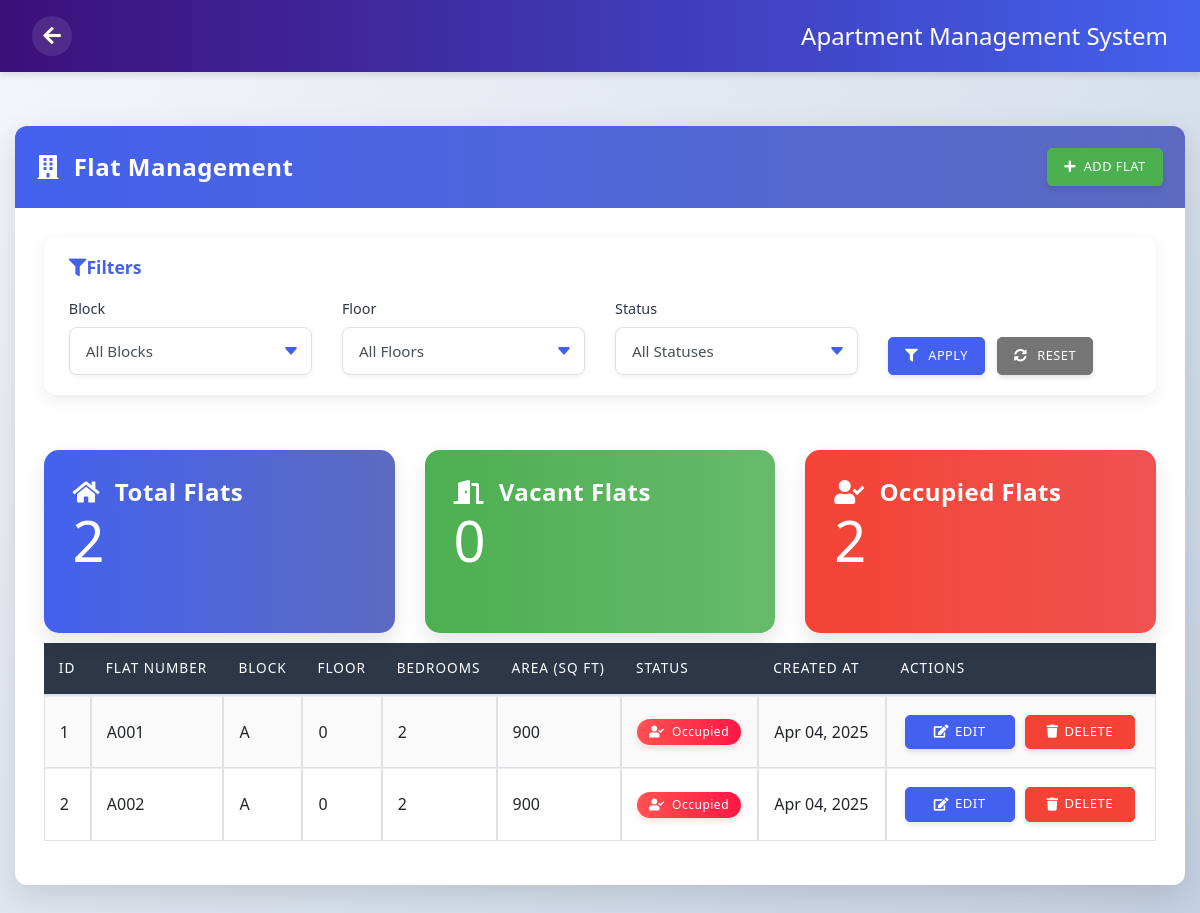
Screenshot of /admin_flat_list/ with the database file from the repository.
### app/models.py (models this page shows, shortened)
class Flat(models.Model):
    flat_number = models.CharField(max_length=20, unique=True)
    floor = models.IntegerField()
    block = models.CharField(max_length=10, blank=True, null=True)
    square_footage = models.PositiveIntegerField(blank=True, null=True)
    bedrooms = models.PositiveIntegerField(default=1)
    is_occupied = models.BooleanField(default=False)
    created_at = models.DateTimeField(auto_now_add=True)
    updated_at = models.DateTimeField(auto_now=True)
    class Meta:
        ordering = ['block', 'floor', 'flat_number']

### app/views.py (the view)
# urls.py: path('admin_flat_list/', views.admin_flat_list, name='admin_flat_list'),
def admin_flat_list(request):
    flats = Flat.objects.all().order_by('block', 'floor', 'flat_number')
    block_filter = request.GET.get('block')
    floor_filter = request.GET.get('floor')
    occupancy_filter = request.GET.get('occupancy')
    if block_filter:
        flats = flats.filter(block=block_filter)
    if floor_filter:
        flats = flats.filter(floor=floor_filter)
    if occupancy_filter:
        if occupancy_filter == 'occupied':
            flats = flats.filter(is_occupied=True)
        elif occupancy_filter == 'vacant':
            flats = flats.filter(is_occupied=False)
    total_flats = flats.count()
    vacant_flats_count = flats.filter(is_occupied=False).count()
    occupied_flats_count = flats.filter(is_occupied=True).count()
    blocks = Flat.objects.exclude(block__isnull=True).values_list('block', flat=True).distinct().order_by('block')
    floors = Flat.objects.values_list('floor', flat=True).distinct().order_by('floor')
    context = {
        'flats': flats,
        'blocks': blocks,
        'floors': floors,
        'current_block': block_filter,
        'current_floor': floor_filter,
        'current_occupancy': occupancy_filter,
        'total_flats': total_flats,
        'vacant_flats_count': vacant_flats_count,
        'occupied_flats_count': occupied_flats_count,
    }
    return render(request, 'admin_flat_list.html', context)

### app/templates/admin_flat_list.html (shortened to what this page needs)
{% load static %}
<!DOCTYPE html>
<html lang="en">
<head>
    <link rel="stylesheet" href="https://cdnjs.cloudflare.com/ajax/libs/bootstrap/4.6.0/css/bootstrap.min.css">
    <link rel="stylesheet" href="https://cdnjs.cloudflare.com/ajax/libs/font-awesome/5.15.4/css/all.min.css">
    <link rel="stylesheet" href="https://cdnjs.cloudflare.com/ajax/libs/datatables/1.10.21/css/dataTables.bootstrap4.min.css">
</head>
<body>
    <nav class="navbar">
        <a href="/admin_home/" class="back-btn">
            <i class="fas fa-arrow-left"></i>
        </a>
        <h4 class="text-white mb-0 ml-2">Apartment Management System</h4>
    </nav>
    <div class="container-fluid py-4">
        <div class="row">
            <div class="col-12">
                <div class="card fade-in">
                    <div class="card-header">
                        <h4 class="card-title">
                            <i class="fas fa-building mr-2"></i>
                            Flat Management
                        </h4>
                        <div class="header-actions">
                            <a href="{% url 'admin_add_flat' %}" class="btn btn-success add-btn">
                                <i class="fas fa-plus mr-1"></i> Add Flat
                            </a>
                        </div>
                    </div>
                    <div class="card-body">
                        <div class="filter-section">
                            <h5 class="filter-title"><i class="fas fa-filter"></i> Filters</h5>
                            <form method="get" class="row">
                                <div class="col-md-3">
                                    <label for="block-filter">Block</label>
                                    <select id="block-filter" name="block" class="form-control">
                                        <option value="">All Blocks</option>
                                    </select>
                                </div>
                                <div class="col-md-3">
                                    <label for="floor-filter">Floor</label>
                                    <select id="floor-filter" name="floor" class="form-control">
                                        <option value="">All Floors</option>
                                    </select>
                                </div>
                                <div class="col-md-3">
                                    <label for="status-filter">Status</label>
                                    <select id="status-filter" name="occupancy" class="form-control">
                                        <option value="">All Statuses</option>
                                    </select>
                                </div>
                                <div class="col-md-3 d-flex align-items-end">
                                    <div class="filter-buttons w-100">
                                        <button type="submit" class="btn btn-primary mr-2">
                                            <i class="fas fa-filter"></i> Apply
                                        </button>
                                        <a href="{% url 'admin_flat_list' %}" class="btn btn-secondary">
                                            <i class="fas fa-sync-alt"></i> Reset
                                        </a>
                                    </div>
                                </div>
                            </form>
                        </div>
                        <div class="row mb-4">
                            <div class="col-md-4 mb-3">
                                <div class="card status-card" style="background: linear-gradient(to right, var(--primary-color), #5c6bc0);">
                                    <div class="card-body">
                                        <h5 class="card-title">
                                            <i class="fas fa-home mr-2"></i>
                                            Total Flats
                                        </h5>
                                        <p class="card-text display-4">{{ total_flats }}</p>
                                    </div>
                                </div>
                            </div>
                            <div class="col-md-4 mb-3">
                                <div class="card status-card" style="background: linear-gradient(to right, var(--success-color), #66bb6a);">
                                    <div class="card-body">
                                        <h5 class="card-title">
                                            <i class="fas fa-door-open mr-2"></i>
                                            Vacant Flats
                                        </h5>
                                        <p class="card-text display-4">{{ vacant_flats_count }}</p>
                                    </div>
                                </div>
                            </div>
                            <div class="col-md-4 mb-3">
                                <div class="card status-card" style="background: linear-gradient(to right, var(--danger-color), #ef5350);">
                                    <div class="card-body">
                                        <h5 class="card-title">
                                            <i class="fas fa-user-check mr-2"></i>
                                            Occupied Flats
                                        </h5>
                                        <p class="card-text display-4">{{ occupied_flats_count }}</p>
                                    </div>
                                </div>
                            </div>
                        </div>
                        <div class="table-responsive">
                            <table class="table table-striped table-bordered">
                                <thead>
                                    <tr>
                                        <th>ID</th>
                                        <th>Flat Number</th>
                                        <th>Block</th>
                                        <th>Floor</th>
                                        <th>Bedrooms</th>
                                        <th>Area (sq ft)</th>
                                        <th>Status</th>
                                        <th>Created At</th>
                                        <th>Actions</th>
                                    </tr>
                                </thead>
                                <tbody>
                                    {% for flat in flats %}
                                    <tr>
                                        <td>{{ flat.id }}</td>
                                        <td>{{ flat.flat_number }}</td>
                                        <td>{{ flat.block|default:"-" }}</td>
                                        <td>{{ flat.floor }}</td>
                                        <td>{{ flat.bedrooms }}</td>
                                        <td>{{ flat.square_footage|default:"-" }}</td>
                                        <td>
                                            <span class="badge badge-{% if flat.is_occupied %}occupied{% else %}vacant{% endif %}">
                                                <i class="fas fa-{% if flat.is_occupied %}user-check{% else %}door-open{% endif %} mr-1"></i>
                                                {% if flat.is_occupied %}Occupied{% else %}Vacant{% endif %}
                                            </span>
                                        </td>
                                        <td>{{ flat.created_at|date:"M d, Y" }}</td>
                                        <td>
                                            <button type="button" class="btn btn-primary btn-sm action-btn" data-toggle="modal" data-target="#editModal{{ flat.id }}">
                                                <i class="fas fa-edit"></i> Edit
                                            </button>
                                            <button type="button" class="btn btn-danger btn-sm action-btn" data-toggle="modal" data-target="#deleteModal{{ flat.id }}">
                                                <i class="fas fa-trash"></i> Delete
                                            </button>
                                        </td>
                                    </tr>
                                    {% endfor %}
                                </tbody>
                            </table>
                        </div>
                    </div>
                </div>
            </div>
        </div>
    </div>
</body>
</html>

### app/templates/admin_flat_list.html (style rules this page uses)
:root { --primary-color: #4361ee; --primary-dark: #3a56d4; --secondary-color: #ff6b6b; --dark-color: #2d3748; --light-color: #f8f9fa; --success-color: #4caf50; --danger-color: #f44336; --occupied-color: #ff5252; --vacant-color: #4caf50; --morning-shift: #43a047; --night-shift: #424242; --border-radius: 12px; --card-shadow: 0 10px 30px rgba(0, 0, 0, 0.12); --transition-speed: 0.3s; }
body { background: linear-gradient(135deg, #f5f7fa 0%, #c3cfe2 100%); font-family: 'Segoe UI', Tahoma, Geneva, Verdana, sans-serif; min-height: 100vh; padding-bottom: 60px; color: #444; }
.card { border-radius: var(--border-radius); box-shadow: var(--card-shadow); overflow: hidden; margin-top: 30px; border: none; transition: transform var(--transition-speed) ease, box-shadow var(--transition-speed) ease; }
.card-header { background: linear-gradient(to right, var(--primary-color), #5c6bc0); color: white; border-bottom: none; padding: 1.4rem; display: flex; justify-content: space-between; align-items: center; }
.card-title { margin-bottom: 0; font-weight: 600; letter-spacing: 0.5px; font-size: 1.5rem; }
.card-body { padding: 1.8rem; }
.table { border-collapse: separate; border-spacing: 0; width: 100%; }
.table th { background-color: var(--dark-color); color: white; font-weight: 500; border: none; padding: 15px; text-transform: uppercase; font-size: 0.85rem; letter-spacing: 1px; }
.table-striped tbody tr:nth-of-type(odd) { background-color: rgba(0, 0, 0, 0.02); }
.table td { vertical-align: middle; padding: 15px; border-top: 1px solid #eee; }
.btn { border-radius: 5px; font-weight: 500; text-transform: uppercase; font-size: 0.8rem; letter-spacing: 0.5px; transition: all var(--transition-speed); padding: 0.5rem 1rem; box-shadow: 0 3px 5px rgba(0, 0, 0, 0.1); }
.btn i { margin-right: 6px; }
.btn-primary { background-color: var(--primary-color); border-color: var(--primary-color); }
.btn-danger { background-color: var(--danger-color); border-color: var(--danger-color); }
.btn-secondary { background-color: #757575; border-color: #757575; }
.btn-success { background-color: var(--success-color); border-color: var(--success-color); }
.btn-sm { padding: 0.4rem 0.8rem; font-size: 0.82rem; }
.action-btn { width: 110px; margin: 3px; display: inline-flex; align-items: center; justify-content: center; }
.badge { padding: 0.6em 1em; font-weight: 500; border-radius: 30px; font-size: 0.75rem; letter-spacing: 0.5px; }
.badge-occupied { background: linear-gradient(to right, var(--occupied-color), #ff1744); color: white; box-shadow: 0 3px 6px rgba(255, 82, 82, 0.2); }
.form-control { border-radius: 8px; border: 1px solid #e0e0e0; padding: 0.7rem 1rem; font-size: 0.95rem; box-shadow: 0 2px 5px rgba(0, 0, 0, 0.05); transition: all 0.3s; height: auto; }
select.form-control { appearance: none; -webkit-appearance: none; -moz-appearance: none; background-repeat: no-repeat; background-position: calc(100% - 12px) center; background-size: 16px; padding-right: 35px !important; }
label { font-weight: 500; margin-bottom: 0.5rem; color: var(--dark-color); font-size: 0.9rem; }
.fade-in { animation: fadeIn 0.5s ease-in; }
.navbar { background: linear-gradient(to right, #3c0f78, var(--primary-color)); box-shadow: 0 4px 6px rgba(0, 0, 0, 0.1); padding: 1rem 2rem; position: sticky; top: 0; z-index: 100; display: flex; align-items: center; }
.back-btn { color: white; font-size: 1.25rem; text-decoration: none !important; display: inline-flex; align-items: center; justify-content: center; transition: all var(--transition-speed) ease; margin-right: 1rem; background-color: rgba(255, 255, 255, 0.1); padding: 0.5rem; border-radius: 50%; width: 40px; height: 40px; }
.add-btn { background-color: var(--success-color); border-color: var(--success-color); margin-left: 10px; box-shadow: 0 4px 6px rgba(0, 0, 0, 0.1); transition: all var(--transition-speed) ease; }
.header-actions { display: flex; align-items: center; }
.filter-section { background-color: white; border-radius: 12px; padding: 20px 25px; margin-bottom: 25px; box-shadow: 0 5px 15px rgba(0, 0, 0, 0.08); }
.filter-title { font-weight: 600; margin-bottom: 18px; color: var(--primary-color); display: flex; align-items: center; font-size: 1.1rem; }
.status-card { border-radius: 15px; box-shadow: 0 10px 20px rgba(0, 0, 0, 0.1); transition: all var(--transition-speed) ease; height: 100%; overflow: hidden; color: white; }
.table td:last-child { min-width: 230px; }

### rows the page displays
Flat: id "1", flat_number "A001", block "A", floor "0", bedrooms "2", square_footage "900", is_occupied True (drawn), created_at "Apr 04, 2025"
Flat: id "2", flat_number "A002", block "A", floor "0", bedrooms "2", square_footage "900", is_occupied True (drawn), created_at "Apr 04, 2025"

### other values shown
{{ total_flats }} "2"
{{ vacant_flats_count }} "0"
{{ occupied_flats_count }} "2"
